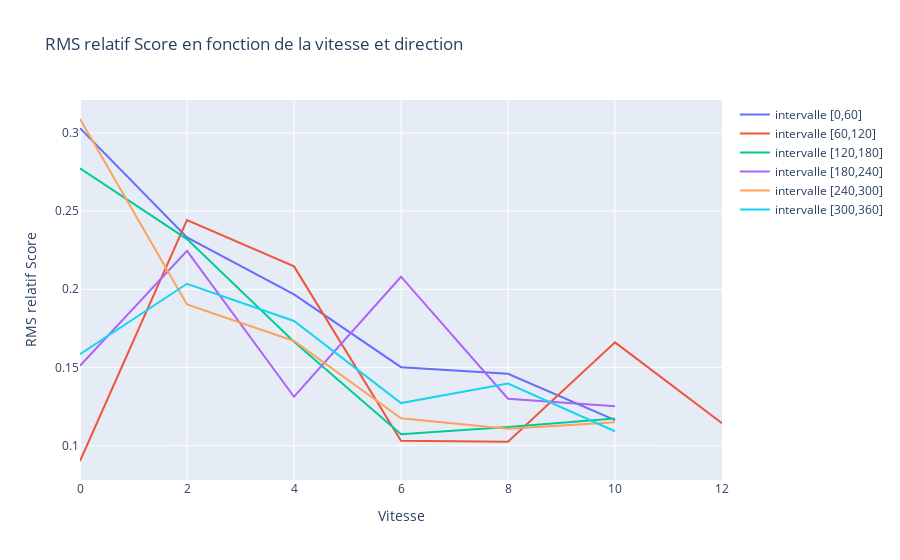

Here is the notebook cell this chart was saved with:
### Code cell
import plotly.graph_objects as go
from sklearn.metrics import mean_squared_error

fig = go.Figure()

for i,angle_range in enumerate(intervals): 
    speed = np.arange(len(angle_range),step=2)
    scores = []
    for v_range in  angle_range:
        scores.append(rms_relatif(rgrsr_esperance.predict(v_range.iloc[:,:3].values),v_range.iloc[:,3]))
    fig.add_trace(go.Scatter(x=speed, y=scores,mode='lines',name="intervalle [{},{}]".format(i*60,(i+1)*60)))

fig.update_layout(
    title="RMS relatif Score en fonction de la vitesse et direction",
    xaxis_title="Vitesse",
    yaxis_title="RMS relatif Score",
)
fig.show()

### Figure 1 — Plotly figure (JSON) as saved in the notebook; plotly's stock layout.template omitted (floating-point values rounded to 4 significant figures)
{"data": [{"mode": "lines", "name": "intervalle [0,60]", "type": "scatter", "x": [0, 2, 4, 6, 8, 10], "y": [0.3031, 0.2332, 0.1967, 0.1502, 0.146, 0.1163, 0.1312, 0.1464, 0.1242, 0.09377, 0.1098]}, {"mode": "lines", "name": "intervalle [60,120]", "type": "scatter", "x": [0, 2, 4, 6, 8, 10, 12], "y": [0.09016, 0.2443, 0.2147, 0.1031, 0.1024, 0.166, 0.1143, 0.09798, 0.087, 0.08962, 0.1312, 0.07745, 0.2157]}, {"mode": "lines", "name": "intervalle [120,180]", "type": "scatter", "x": [0, 2, 4, 6, 8, 10], "y": [0.2774, 0.2321, 0.1665, 0.1073, 0.1119, 0.1173, 0.1488, 0.1187, 0.1433, 0.1197, 0.03616, 0.06176]}, {"mode": "lines", "name": "intervalle [180,240]", "type": "scatter", "x": [0, 2, 4, 6, 8, 10], "y": [0.1511, 0.2246, 0.1312, 0.208, 0.13, 0.1252, 0.1296, 0.2106, 0.114, 0.1605, 0.08191, 0.1219]}, {"mode": "lines", "name": "intervalle [240,300]", "type": "scatter", "x": [0, 2, 4, 6, 8, 10], "y": [0.3089, 0.1903, 0.167, 0.1175, 0.1108, 0.1149, 0.09446, 0.1123, 0.08007, 0.05521, 0.2636]}, {"mode": "lines", "name": "intervalle [300,360]", "type": "scatter", "x": [0, 2, 4, 6, 8, 10], "y": [0.1586, 0.2035, 0.1797, 0.1272, 0.1397, 0.1092, 0.1322, 0.1403, 0.07818, 0.09994, 0.1349, 0.006293]}], "layout": {"title": {"text": "RMS relatif Score en fonction de la vitesse et direction"}, "xaxis": {"title": {"text": "Vitesse"}}, "yaxis": {"title": {"text": "RMS relatif Score"}}}}
